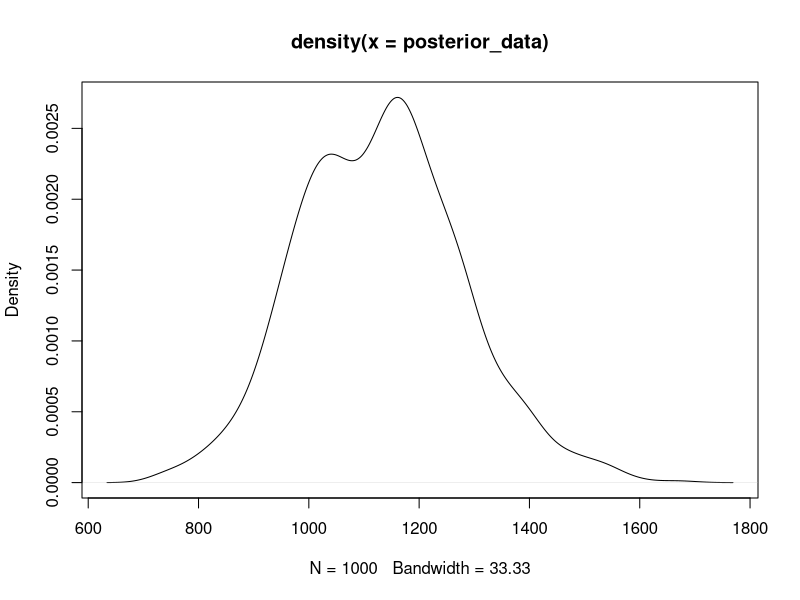
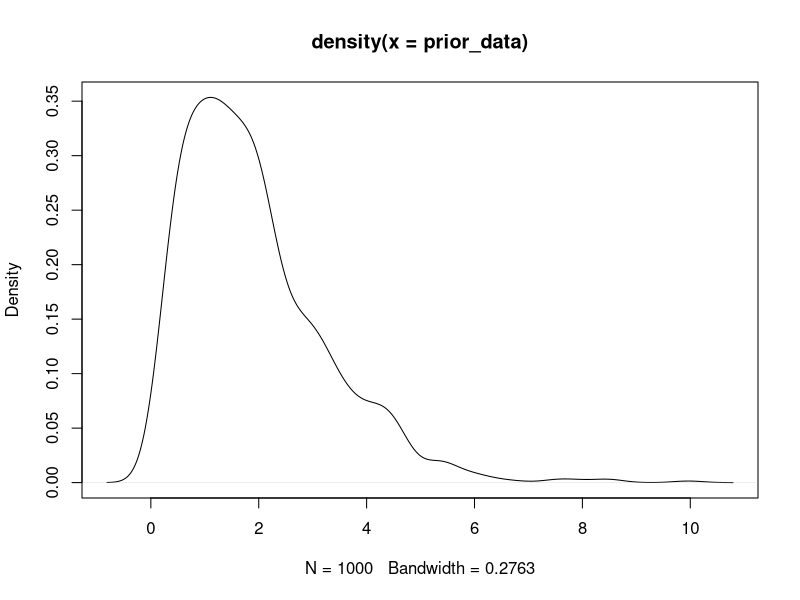

The R script that drew these images, in order:
# Given Sample has Poisson, we dont know parameter lambda for sample
# Prior is Gamma with shape = 2, scale = 1, rate =1, i.e. mean = 2 var = 2
# Using Conjugate function for Baysian, Posterior is Gamma, by proof we can find parameter for posterior

particles_emitted = c(4, 1, 3, 1, 3, 3, 3, 1, 1, 1, 6, 4, 4, 2, 2, 1, 1, 4, 2, 5)

mean(particles_emitted)
N=length(particles_emitted)
B=5000
bss = sample(particles_emitted, B * N, replace=T)
bss_matrix=matrix(bss,nrow=B)
bss_mean=rowMeans(bss_matrix)
bci=quantile(bss_mean, c(0.025, 0.975))
bci
  

sum_xi = sum(particles_emitted)
sum_xi

prior_alpha=2
prior_beta=1

sample_size = 1000
posterior_alpha=sum_xi+prior_alpha
posterior_beta = N + prior_beta

posterior_data= rgamma(sample_size, shape=posterior_alpha, scale = posterior_beta)
plot(density(posterior_data))

posterior_alpha
posterior_beta
posterior_mean = posterior_alpha / posterior_beta
posterior_mean

prior_data = rgamma(sample_size, shape=prior_alpha, scale = prior_beta)
plot(density(prior_data))


